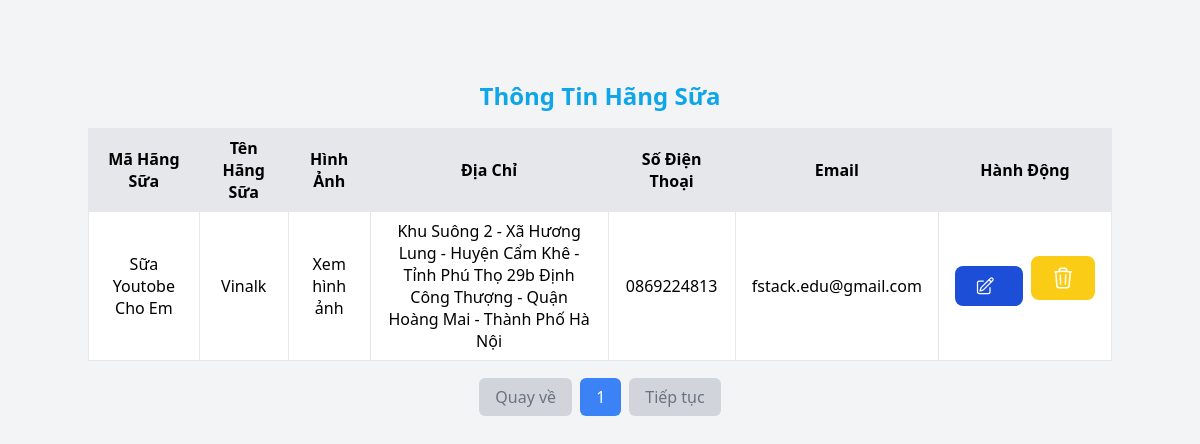
The page /admin/listHangSua.php on the database as committed earlier.
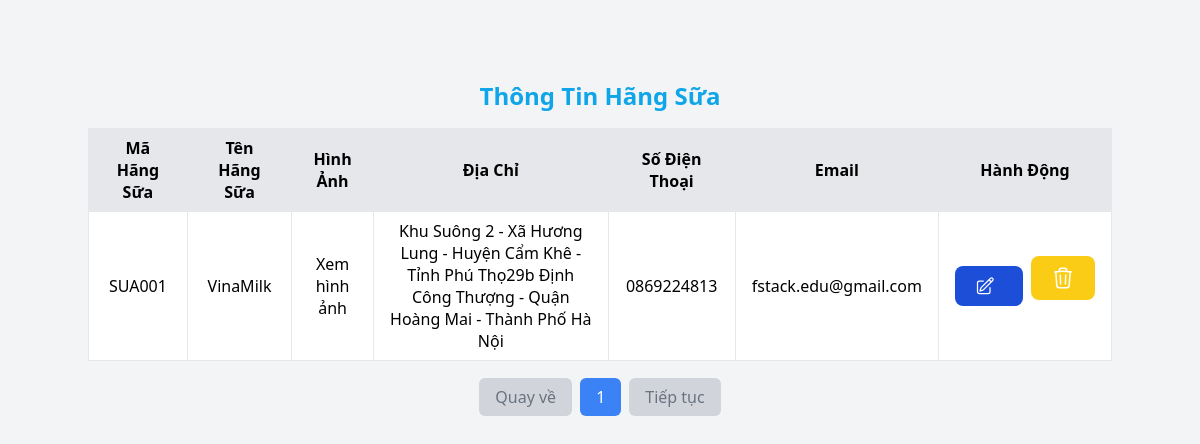
The same page on the database as committed later.
### tables this page shows
CREATE TABLE `brand` (
  `Id` varchar(255) NOT NULL,
  `Title` varchar(255) DEFAULT NULL,
  `Address` varchar(255) DEFAULT NULL,
  `PhoneNumber` varchar(255) DEFAULT NULL,
  `Email` varchar(255) DEFAULT NULL,
  `thumbnail` longtext DEFAULT NULL
);

### admin/helpers/paginteBrandSua.php (the view, shortened to what this page needs)
<?php
function paginate($itemsPerPage, $currentPage, $table)
{
    global $conn;
    $startPosition = ($currentPage - 1) * $itemsPerPage;
    $sql = "SELECT * FROM $table LIMIT $itemsPerPage OFFSET $startPosition";
    $result = $conn->query($sql);
    if ($result->num_rows > 0) {
        while ($row = $result->fetch_assoc()) {
            ?>
            <tr class="row_data_customer">
                <td class="py-2 px-4 border text-center" data-name="Id">
                    <?php echo $row["Id"] ?>
                </td>
                <td focus="true" data-name="Title" class="py-2 px-4 border text-center">
                    <?php echo $row["Title"] ?>
                </td>
                <td focus="true" data-name="Title" class="py-2 px-4 border text-center">
                    <a href="<?php echo $row["thumbnail"] ?>" target="_blank" rel="noopener noreferrer">Xem
                        hình ảnh</a>
                </td>
                <td data-name="Address" class="px-4 py-2 border text-center ">
                    <?php echo $row["Address"] ?>
                </td>
                <td data-name="PhoneNumber" class="py-2 px-4 border text-center">
                    <?php echo $row["PhoneNumber"] ?>
                </td>
                <td data-name="Email" class="py-2 px-4 border text-center">
                    <?php echo $row["Email"] ?>
                </td>
                <td class="py-2 px-4 border text-center">
                    <div class="flex gap-2 items-center">
                        <a href="dashboard.php?route=updateHangSua.php&Id=<?php echo $row['Id']; ?>"
                            class="text-white bg-blue-700 hover:bg-blue-800 focus:ring-4 focus:ring-blue-300 font-medium rounded-lg text-sm px-5 py-2.5 dark:bg-blue-600 dark:hover:bg-blue-700 focus:outline-none dark:focus:ring-blue-800 flex items-center">
                        </a>
                        <form action="deleteHangSua.php" method="POST" class="form-delete-submit"
                            data-id="<?php echo $row["Id"] ?>">
                            <button type="button" onclick="ConfirmDelete('<?php echo $row["Id"] ?>')" class="focus:outline-none text-white bg-yellow-400 hover:bg-yellow-500 focus:ring-4
                                            focus:ring-yellow-300 font-medium rounded-lg text-sm px-5 py-2.5
                                            dark:focus:ring-yellow-900">
                            </button>
                        </form>
                    </div>
                </td>
            </tr>
            <?php
        }
    } else {
        echo "<p class='text-gray-500'>Không có sản phẩm nào.</p>";
    }
}
function paginateBtnNavigate($itemsPerPage, $currentPage, $table)
{
    global $conn;
    $totalItemsQuery = "SELECT COUNT(*) FROM $table";
    $result = $conn->query($totalItemsQuery);
    $totalItems = $result->fetch_row()[0];
    $totalPages = ceil($totalItems / $itemsPerPage);
    echo "<div class='flex justify-center mt-6'>";
    echo "<ul class='flex space-x-2'>";
    if ($currentPage > 1) {
        echo "<li><a href='dashboard.php?route=listSuaSix.php&page=" . ($currentPage - 1) . "' class='px-4 py-2 bg-blue-500 text-white rounded-md hover:bg-blue-600'>Quay về</a></li>";
    } else {
        echo "<li><span class='px-4 py-2 bg-gray-300 text-gray-500 rounded-md'>Quay về</span></li>";
    }
    for ($i = 1; $i <= $totalPages; $i++) {
        if ($i == $currentPage) {
            echo "<li><span class='px-4 py-2 bg-blue-500 text-white rounded-md'>$i</span></li>";
        } else {
            echo "<li><a href='dashboard.php?route=listSuaSix.php&page=$i' class='px-4 py-2 bg-white text-blue-500 rounded-md hover:bg-gray-100'>$i</a></li>";
        }
    }
    if ($currentPage < $totalPages) {
        echo "<li><a href='dashboard.php?route=listSuaSix.php&page=" . ($currentPage + 1) . "' class='px-4 py-2 bg-blue-500 text-white rounded-md hover:bg-blue-600'>Tiếp tục</a></li>";
    } else {
        echo "<li><span class='px-4 py-2 bg-gray-300 text-gray-500 rounded-md'>Tiếp tục</span></li>";
    }
    echo "</ul>";
    echo "</div>";
}
?>

Rows that differ between the two databases and show on the page:
removed brand: Id "Sữa Youtobe Cho Em", Title "Vinalk", Address "Khu Suông 2 - Xã Hương Lung - Huyện Cẩm Khê - Tỉnh Phú Thọ 29b Định Công Thượng - Quận Hoàng Mai - Thành Phố Hà Nội", PhoneNumber "0869224813", Email "fstack.edu@gmail.com"
added brand: Id "SUA001", Title "VinaMilk", Address "Khu Suông 2 - Xã Hương Lung - Huyện Cẩm Khê - Tỉnh Phú Thọ29b Định Công Thượng - Quận Hoàng Mai - Thành Phố Hà Nội", PhoneNumber "0869224813", Email "fstack.edu@gmail.com"
